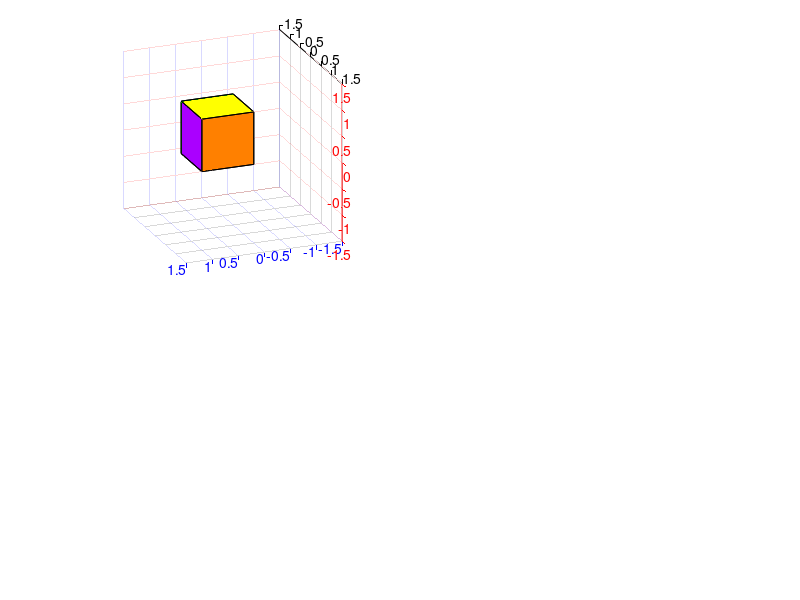

Write MATLAB code to recreate this figure. (Note: this script raises an error after producing the figure.)

% 3D rotation demo

clear all; close all


% Create base square vertices
cube = [ 0 0 0; 1 0 0; 1 1 0; 0 1 0 ];
% Use this base square to create another at z=1;
cube = [cube; cube + repmat([0 0 1],4,1)];

% multiply Y by 2
%cube = cube .* repmat([1 2 1],8,1);
% multiply Z by 3
%cube = cube .* repmat([1 1 3],8,1);

faces = [ 1 2 6 5; 2 3 7 6; 3 4 8 7; 4 1 5 8; 1 2 3 4; 5 6 7 8 ];

facecol = prism(6);


figure('name','Cube Rotations')
subplot(2,2,1);
Hp = patch('vertices',cube,'faces',faces,...
           'facevertexcdata',facecol,'facecolor','flat');
set(gca,'Xcolor',[0 0 0],'Ycolor',[1 0 0],'Zcolor',[0 0 1]);
set(gca,'Xlim',[-1.5 1.5],'Ylim',[-1.5 1.5],'Zlim',[-1.5 1.5]);
set(gca,'CameraTarget',[0 0 0]);
set(gca,'CameraPosition',[5 2 2])
set(gca,'CameraViewAngle',[35]);
set(gca,'Projection','perspective')
set(gca,'DataAspectRatio',[1 1 1]);
grid on


XYZ = Rz(cube',pi/4)';

subplot(2,2,2);
HpX = patch('vertices',XYZ,'faces',faces,...
            'facevertexcdata',facecol,'facecolor','flat');
set(gca,'Xcolor',[0 0 0],'Ycolor',[1 0 0],'Zcolor',[0 0 1]);
set(gca,'Xlim',[-1.5 1.5],'Ylim',[-1.5 1.5],'Zlim',[-1.5 1.5]);
set(gca,'CameraTarget',[0 0 0]);
set(gca,'CameraPosition',[5 2 2])
set(gca,'CameraViewAngle',[35]);
set(gca,'Projection','perspective')
set(gca,'DataAspectRatio',[1 1 1]);
grid on

rz = Rz(eye(3),pi/4);
ry = Ry(eye(3),pi/6);

XYZ = [(ry * rz * cube')]';

subplot(2,2,3);
HpX = patch('vertices',XYZ,'faces',faces,...
            'facevertexcdata',facecol,'facecolor','flat');
set(gca,'Xcolor',[0 0 0],'Ycolor',[1 0 0],'Zcolor',[0 0 1]);
set(gca,'Xlim',[-1.5 1.5],'Ylim',[-1.5 1.5],'Zlim',[-1.5 1.5]);
set(gca,'CameraTarget',[0 0 0]);
set(gca,'CameraPosition',[5 2 2])
set(gca,'CameraViewAngle',[35]);
set(gca,'Projection','perspective')
set(gca,'DataAspectRatio',[1 1 1]);
grid on

XYZ = [(rz * ry * cube')]';

subplot(2,2,4);
HpX = patch('vertices',XYZ,'faces',faces,...
            'facevertexcdata',facecol,'facecolor','flat');
set(gca,'Xcolor',[0 0 0],'Ycolor',[1 0 0],'Zcolor',[0 0 1]);
set(gca,'Xlim',[-1.5 1.5],'Ylim',[-1.5 1.5],'Zlim',[-1.5 1.5]);
set(gca,'CameraTarget',[0 0 0]);
set(gca,'CameraPosition',[5 2 2])
set(gca,'CameraViewAngle',[35]);
set(gca,'Projection','perspective')
set(gca,'DataAspectRatio',[1 1 1]);
grid on

return


figure
nf = shrinkfaces(faces,cube,.3);
Hp = patch('vertices',nf.vertices,'faces',nf.faces,'facevertexcdata',prism(6),'facecolor','flat')
view(3)





return


angle = [45 90 180];
for i=1:3,
    
	XYZ = Ry(cube',angle(i),'degrees')';
	subplot(2,2,i+1);
	HpX = patch('vertices',XYZ,'faces',faces,...
                'facevertexcdata',facecol,'facecolor','flat');
	set(gca,'Xcolor',[0 0 0],'Ycolor',[1 0 0],'Zcolor',[0 0 1]);
	set(gca,'Xlim',[-1.5 1.5],'Ylim',[-1.5 1.5],'Zlim',[-1.5 1.5]);
	set(gca,'CameraTarget',[0 0 0]);
	set(gca,'CameraPosition',[10 5 5])
	set(gca,'CameraViewAngle',[20]);
	set(gca,'Projection','perspective')
	set(gca,'DataAspectRatio',[1 1 1]);
	grid on
end

return
